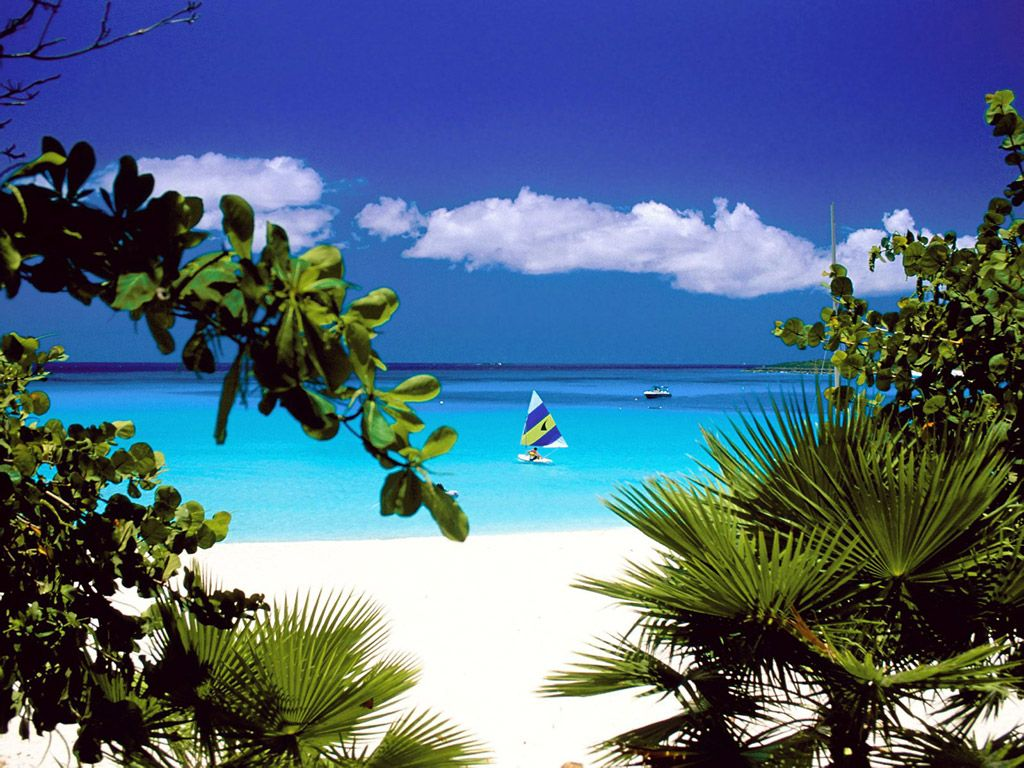
//> input picture 7º Periodo Computacao/Processamento de Imagens/programas/aula18-09/sample.jpg, 1024 x 768 px
$ ./main   (built with g++ and OpenCV 4)
//> lines starting //> are read from the running program, lines starting //| are printed output that depends on the picture; after the words box and inside, x2 and y2 are one past the last pixel; in counts of white or black regions, pixels touching at a corner belong together
#include <opencv2/opencv.hpp>
#include <iostream>

using namespace cv;

int main() {

    Mat imagem;

    Vec3b pixel, vermelho{0, 0, 255};

    imagem = imread("sample.jpg", IMREAD_COLOR);
//> imagem is the input picture: 768 rows x 1024 cols, CV_8UC3; mean B, G, R 129.9, 105.1, 81.1

    imshow("Foto", imagem);

    for (int i=0; i<imagem.rows; i++) {
        for(int j=0; j<imagem.cols; j++) {
            pixel = imagem.at<Vec3b>(i, j);
            if (pixel[0] <= 10 && pixel[1] <= 10 && pixel[2] <= 10) {
                imagem.at<Vec3b>(i,j) = vermelho;
             }
        }
    }
//> this loop made 768 passes
//> pixel on passes 1 to 3: [137, 35, 47], [139, 37, 49], [141, 39, 51]
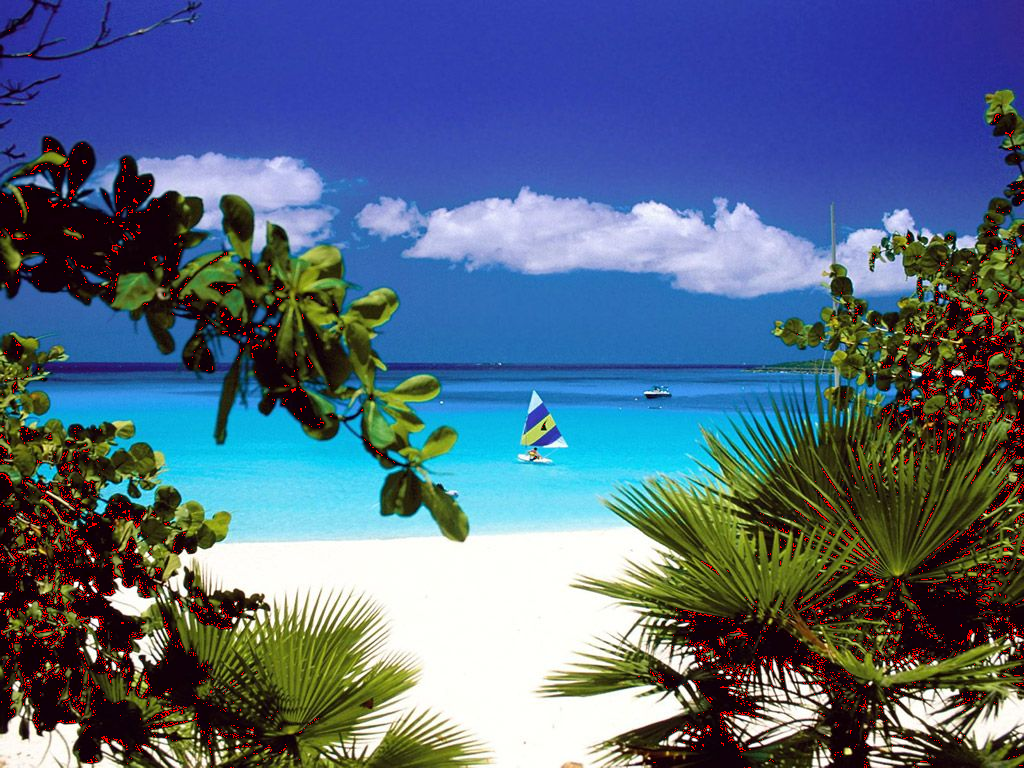
//> imagem: 768 rows x 1024 cols, CV_8UC3; 1.51% of pixels changed, all inside (x1, y1, x2, y2) = (0, 30, 1024, 768)
//> after the loop, pixel = [19, 2, 15]

    imshow("Foto Alterada", imagem);

    waitKey(0);

    return 0;
}
